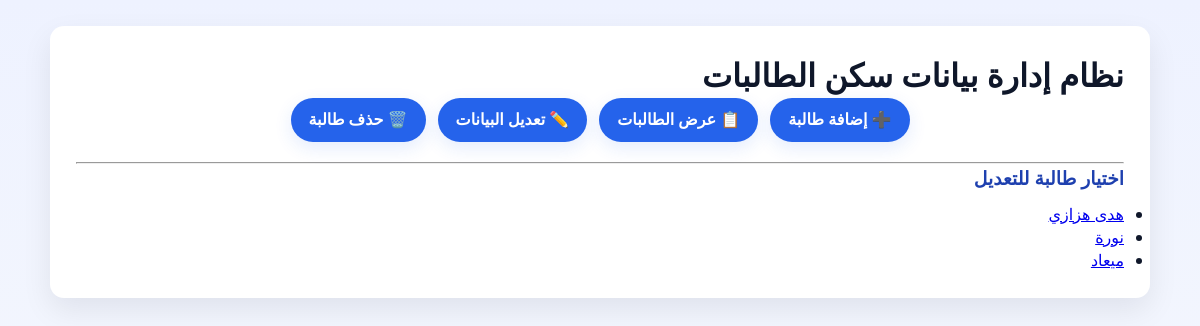
Page /?page=update on the committed database.
### tables this page shows
CREATE TABLE `students` (
  `id` int(11) NOT NULL,
  `full_name` varchar(150) NOT NULL,
  `student_number` varchar(50) NOT NULL,
  `college` varchar(100) DEFAULT NULL,
  `level` varchar(50) DEFAULT NULL,
  `building_number` varchar(50) DEFAULT NULL,
  `room_number` varchar(50) DEFAULT NULL,
  `bed_number` varchar(50) DEFAULT NULL,
  `phone_number` varchar(30) DEFAULT NULL,
  `housing_date` date DEFAULT NULL,
  `notes` text DEFAULT NULL
);

### modules/update.php (the view, shortened to what this page needs)
<?php
$list = $pdo->query("SELECT id, full_name FROM students")->fetchAll(PDO::FETCH_ASSOC);
?>
<h3>اختيار طالبة للتعديل</h3>
<ul>
<?php foreach($list as $p): ?>
<li>
    <a href="?page=update&id=<?= $p['id'] ?>">
        <?= htmlspecialchars($p['full_name']) ?>
    </a>
</li>
<?php endforeach; ?>
</ul>

### style.css (style rules this page uses)
:root { --primary: #2563eb; --secondary: #1e40af; --accent: #22c55e; --danger: #ef4444; --bg: #f8fafc; --card: #ffffff; --muted: #64748b; --text: #0f172a; --shadow: 0 12px 30px rgba(2,6,23,0.08); --glass: rgba(255,255,255,0.6); }
* { box-sizing: border-box; margin: 0; padding: 0; }
html,body { height: 100%; }
body { font-family: "Segoe UI", Tahoma, system-ui, -apple-system, "Helvetica Neue", Arial; background: linear-gradient(180deg, #eef2ff 0%, var(--bg) 100%); color: var(--text); direction: rtl; -webkit-font-smoothing: antialiased; -moz-osx-font-smoothing: grayscale; line-height: 1.45; }
h2, h3 { color: var(--secondary); margin-bottom: 12px; font-weight: 700; }

### rows in the picture
students: full_name "هدى هزازي"
students: full_name "نورة"
students: full_name "ميعاد"
